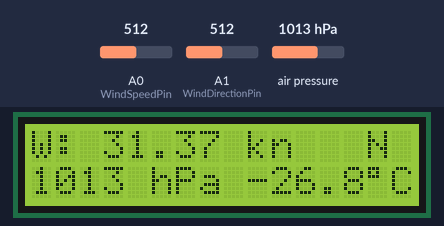
Recording of a sketch running on a simulated Arduino Uno, built with avr-gcc and run on an emulated ATmega328P. Shown: 16×2 character LCD. The inputs (shaded band) are chosen by the test bench; at power-on: A1 (WindDirectionPin) = 512, A0 (WindSpeedPin) = 512, air pressure 1013 hPa. WiFi joins after 1.5 s; servers stay silent unless stated.

Above: at 2.7 s.
2.8 s: A1 (WindDirectionPin) set to 408
4.4 s: A1 (WindDirectionPin) set to 387
At 6.0 s:
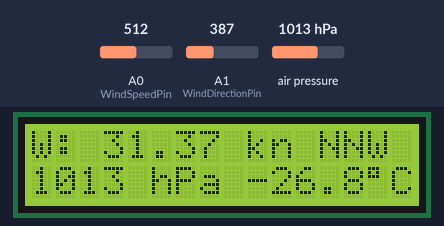
6.5 s: A1 (WindDirectionPin) set to 306
At 7.9 s:
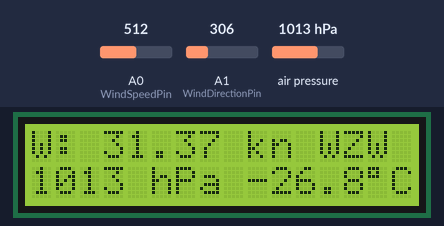
8.2 s: A0 (WindSpeedPin) set to 716
At 9.8 s:
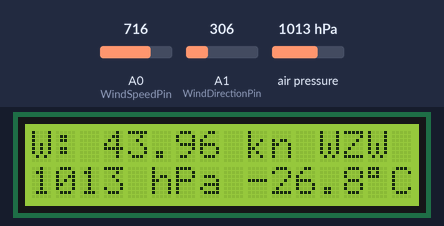
10.6 s: A0 (WindSpeedPin) set to 992
At 12.6 s:
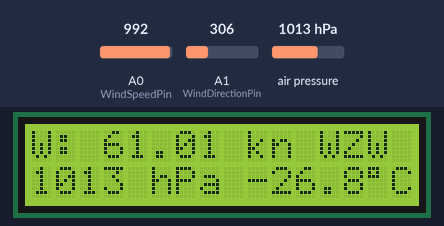
12.9 s: A0 (WindSpeedPin) set to 306
At 14.7 s:
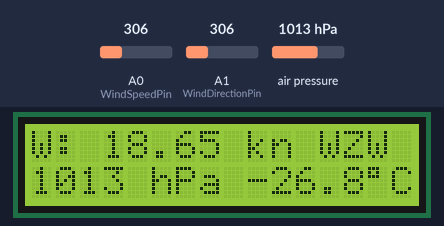
Timing chart, 0 to 16.2 s (numbered marks = the images above; inputs shaded):
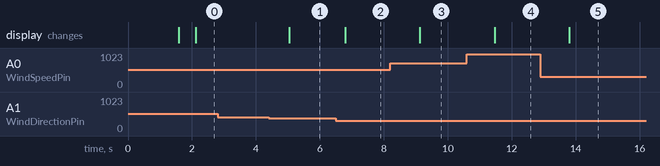

The sketch:

ws.ino
```cpp
/* WWSK Weatherstation
 *
 * Features
 *  - Wind speed
 *  - Wind direction
 *  - Barometic pressure
 *  - Temperature
 *
 *  All information will be displayed on an LCD display
 *  and regularly sent to a webserver for more advanced display and historic data
 *
 */

#include <Wire.h>
#include <LCD.h>
#include <LiquidCrystal_I2C.h>
#include <SPI.h>
#include <Ethernet.h>
#include <Adafruit_Sensor.h>
#include <Adafruit_BMP280.h>
#include <avr/wdt.h>

// Define
//#define DEBUG		//If you comment this line, the DPRINT & DPRINTLN lines are defined as blank.
#ifdef DEBUG		//Macros are usually in all capital letters.
  #define DPRINT(...)    Serial.print(__VA_ARGS__)     //DPRINT is a macro, debug print
  #define DPRINTLN(...)  Serial.println(__VA_ARGS__)   //DPRINTLN is a macro, debug print with new line
#else
  #define DPRINT(...)     //now defines a blank line
  #define DPRINTLN(...)   //now defines a blank line
#endif


// LCD I2C
LiquidCrystal_I2C  lcd(0x3f,2,1,0,4,5,6,7); // 0x3F is the I2C bus address for the LCD

const int WindSpeedPin = A0;
const int WindDirectionPin = A1;
const int TemperaturePin = A2;

// Ethernet card

byte mac[] = { 0x90, 0xA2, 0xDA, 0x10, 0xDA, 0xFC };
const char server[] = "ws.wwsk.be";

// BMP280 Pressure and temperature sensor

Adafruit_BMP280 bmp;

// Set the static IP address to use if the DHCP fails to assign
IPAddress ip(192, 168, 0, 177);

// Initialize the Ethernet client library
// with the IP address and port of the server
// that you want to connect to (port 80 is default for HTTP):
EthernetClient client;

int WindSpeedSensorValue = 0;       // Raw input from analog port
int WindSpeedAvgCount = 0;          // Count number of measurements in order to calculate average

float WindSpeedValue = 0;           // Speed measured in knots from 0-62,98
float WindSpeedValueMax = 0;        // Max Speed measured during interval
float WindSpeedValueSum = 0;        // Sum of all speed measured during interval

int WindDirectionSensorValue = 0;
int WindDirectionValue = 0;
const char *CardinalDirections[] = {"  N","NNO"," NO","ONO","  O","OZO"," ZO","ZZO","  Z","ZZW"," ZW","WZW","  W","WNW"," NW","NNW","  N"};
byte CardinalDirectionIndex = 0;

float Temperature = 0;
float Pressure = 0;

// Interrupt variables
volatile int tc = 0 ;                   // timer counter
volatile boolean TimeToSend = false;    // Boolean to store
char SendError = ' ';                   // Character to display on LCD in case of network issues
byte ErrorCount = 0;                    // Keep track of number of failures

// String manipulation variables
char lcdstring[17];
char datastring[80];
char spd[6];
char gst[6];
char temp[6];
char prs[8];


void setup() {
  // put your setup code here, to run once:

  // initialize serial communications at 9600 bps
  #ifdef DEBUG
    Serial.begin(9600);
    DPRINTLN("Debugging");
  #endif

  // Disable watchdog, to avoid continuous reset loops
  wdt_disable();

  // activate LCD module

  DPRINTLN("Activate LCD");

  lcd.begin (16,2); // for 16 x 2 LCD module
  lcd.setBacklightPin(3,POSITIVE);
  lcd.setBacklight(HIGH);
  lcd.clear ();

  DPRINTLN("Activate LCD success");

  DPRINTLN("Activate BMP");

  if (!bmp.begin(0x76,0x58)) {
    lcd.println(F("Could not initialize BMP280 sensor"));
    delay(9000);
  }

  DPRINTLN("Activate BMP succes");

  read_pressure();
  read_temperature();

  DPRINTLN("Start Network");

  lcd.println(F("Start Network   "));

  // start the Ethernet connection:
  if (Ethernet.begin(mac) == 0) {
    wdt_enable(WDTO_8S);        // Enable watchdog, arduino will automatically reset after 8s if it can't find the DHCP server
    lcd.clear ();
    lcd.println(F("DHCP Failure    "));
    delay(9000);
    // no point in carrying on, so do nothing forevermore:
    // try to congifure using IP address instead of DHCP:
    Ethernet.begin(mac, ip);
  }

  DPRINTLN("Start Network success");

  lcd.clear ();

  //Set interrupt timer to 4 seconds

  noInterrupts();

  TCCR1A = 0;// set entire TCCR1A register to 0
  TCCR1B = 0;// same for TCCR1B
  TCNT1  = 0;//initialize counter value to 0
  // set compare match register for 1hz increments
  OCR1A = 65535;
  // turn on CTC mode
  TCCR1B |= (1 << WGM12);
  // Set CS10 and CS12 bits for 1024 prescaler
  TCCR1B |= (1 << CS12) | (1 << CS10);
  // enable timer compare interrupt
  TIMSK1 |= (1 << OCIE1A);

  interrupts();//allow interrupts

  // Enable the watchdog

  wdt_enable(WDTO_8S);

}

ISR(TIMER1_COMPA_vect){
  //timer1 interrupt,wait for one minute and set boolean

  if (tc < 13){
    tc++ ;
    DPRINTLN(tc);
  }
  else{
    tc=0;
    TimeToSend=true;
  }
}


void read_wind_speed() {
  // read the analog value and convert to knots

  WindSpeedSensorValue = analogRead(WindSpeedPin);
  //WindSpeedSensorValue = constrain(WindSpeedSensorValue,81,412);	// constrain the value between 0.4 and 2 V
  WindSpeedSensorValue = constrain(WindSpeedSensorValue,4,1023);  // zero meter, compensate 0.18
  //WindSpeedValue = ((WindSpeedSensorValue - 81)/5.25);				    // convert to knots
  WindSpeedValue = ((WindSpeedSensorValue - 4)/16.195);            // convert to knots
  WindSpeedValueMax = max(WindSpeedValueMax,WindSpeedValue);		  // keep track of the highest windspeed
  WindSpeedValueSum = WindSpeedValueSum + WindSpeedValue;         // keep sum of all measurements to calculate average
  WindSpeedAvgCount = WindSpeedAvgCount + 1;                      // keep number of measurements

  dtostrf(WindSpeedValue, 4, 2, spd);     // float to string
  dtostrf(WindSpeedValueMax, 4, 2, gst);  // float to string

  DPRINTLN(F("WindSpeed/SensorValues/Max/Sum/Count"));
  DPRINTLN(WindSpeedSensorValue);
  DPRINTLN(WindSpeedValueMax);
  DPRINTLN(WindSpeedValueSum);
  DPRINTLN(WindSpeedAvgCount);
}

void read_wind_direction() {
  // read the analog value and convert to degrees 0 to 360

  WindDirectionSensorValue = analogRead(WindDirectionPin);
  WindDirectionSensorValue = constrain(WindDirectionSensorValue,82,410);	// constrain the value between 0.4 and 2 V
  WindDirectionValue = ((WindDirectionSensorValue - 82)*45/41);				// convert to degrees
  CardinalDirectionIndex = (map(WindDirectionValue, 0, 360, 0, 32) + 1)/2 ;
}

void read_pressure() {
  // read the atmospheric values

  Pressure = bmp.readPressure()/100;

  dtostrf(Pressure, 4, 0, prs);  // float to string

  DPRINTLN(F("Pressure"));
  DPRINTLN(Pressure);
}


void read_temperature() {
  // read the atmospheric values

  Temperature = (((analogRead(TemperaturePin) /204.8)  -0.517) / 0.01);

  dtostrf(Temperature, 3, 1, temp);     // float to string

  DPRINTLN(F("Temperature"));
  DPRINTLN(Temperature);
}


void print_values() {

  lcdstring[0] = (char)0;
  lcd.home (); // set cursor to 0,0 and clears the screen
  snprintf(lcdstring,17,"W: %s kn %s%c",spd,CardinalDirections[CardinalDirectionIndex],SendError);
  lcd.print(lcdstring);
  lcdstring[0] = (char)0;
  lcd.setCursor (0,1);        // go to start of 2nd line
  snprintf(lcdstring,17,"%s hPa %s%cC",prs,temp,(char)223);
  lcd.print(lcdstring);
}

void send_data() {

  read_pressure();
  read_temperature();

  dtostrf((WindSpeedValueSum/WindSpeedAvgCount), 4, 2, spd);     // Calculate average speed and convert to string
  WindSpeedValueSum = 0;  // reset values
  WindSpeedAvgCount = 0;  // reset values

  DPRINTLN(F("Avg speed"));
  DPRINTLN(spd);

  if (ErrorCount > 60 ) {
    delay(9000);  // Force reset
  }
  sprintf(datastring,"GET /insertdata.php?S=%s&G=%s&D=%i&T=%s&P=%s HTTP/1.1",spd,gst,WindDirectionValue,temp,prs);
  DPRINTLN(datastring);
  DPRINTLN("Connecting");
  if (client.connect(server, 80)) {
    client.println(datastring);
    client.print(F("Host: "));
    client.println(server);
    client.println(F("Connection: close"));
    client.println();
    SendError = ' ';
    ErrorCount = 0;
    DPRINTLN("Data sent");
    }
    else {
      //you didn't get a connection to the server:
      DPRINTLN("Connect failed");
      SendError = 244;
      ErrorCount++;
    }
    client.stop();
    WindSpeedValueMax=0;
    TimeToSend=false;
}

void loop() {
  // put your main code here, to run repeatedly:
  wdt_reset();
  read_wind_speed();
  delay(250);
  read_wind_direction();
  delay(250);
  //read_temperature_and_pressure();
  print_values();
  if (TimeToSend) {
    send_data();
  }
  delay(50);
}
```

Measured:
- the behaviour switches between 400 and 399 on A1 (WindDirectionPin) (found by bisection; images 0 and 1)
- after the input at 2.8 s, every drawn part: stays the same
- after the input at 4.4 s, the display: changes after 0.64 s (image 1)
- after the input at 6.5 s, the display: changes after 0.29 s (image 2)
- after the input at 8.2 s, the display: changes after 0.93 s (image 3)
- after the input at 10.6 s, the display: changes after 0.86 s (image 4)
- after the input at 12.9 s, the display: changes after 0.90 s (image 5)
